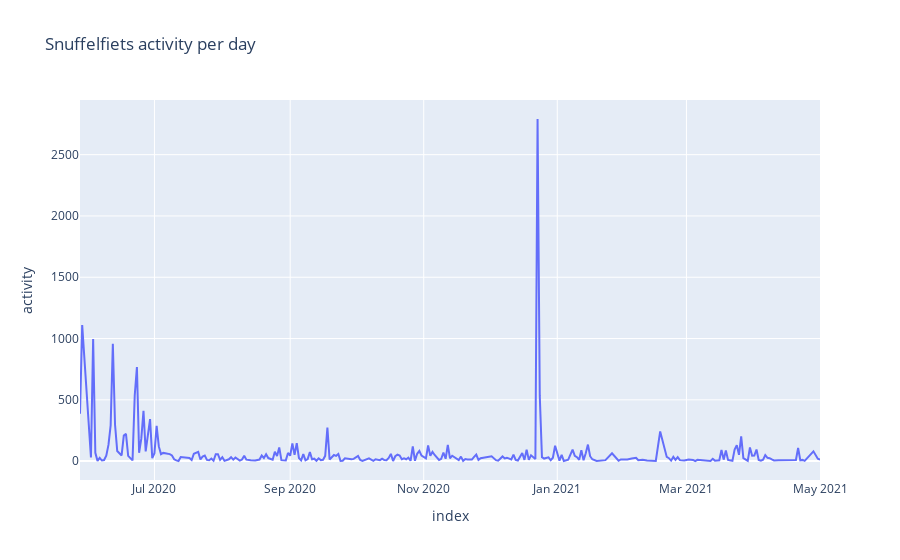

Notebook source saved alongside this figure:
### Code cell
count = Counter([date for date in frame["date"]])

df = pd.DataFrame.from_dict(count, orient='index', columns=["activity"]).reset_index().sort_values(by=['index'])

fig = px.line(df, x='index', y='activity', title='Snuffelfiets activity per day')
fig.show()

### Figure 1 — Plotly figure (JSON) as saved in the notebook; plotly's stock layout.template omitted (floating-point values rounded to 4 significant figures; data arrays with more than 128 entries replaced by an {"elided": "..."} marker saying what was removed)
{"data": [{"hovertemplate": "index=%{x}<br>activity=%{y}<extra></extra>", "legendgroup": "", "line": {"color": "#636efa", "dash": "solid"}, "mode": "lines", "name": "", "orientation": "v", "showlegend": false, "type": "scatter", "x": {"elided": "268 str values"}, "xaxis": "x", "y": {"elided": "268 int values"}, "yaxis": "y"}], "layout": {"legend": {"tracegroupgap": 0}, "title": {"text": "Snuffelfiets activity per day"}, "xaxis": {"anchor": "y", "domain": [0, 1], "title": {"text": "index"}}, "yaxis": {"anchor": "x", "domain": [0, 1], "title": {"text": "activity"}}}}
